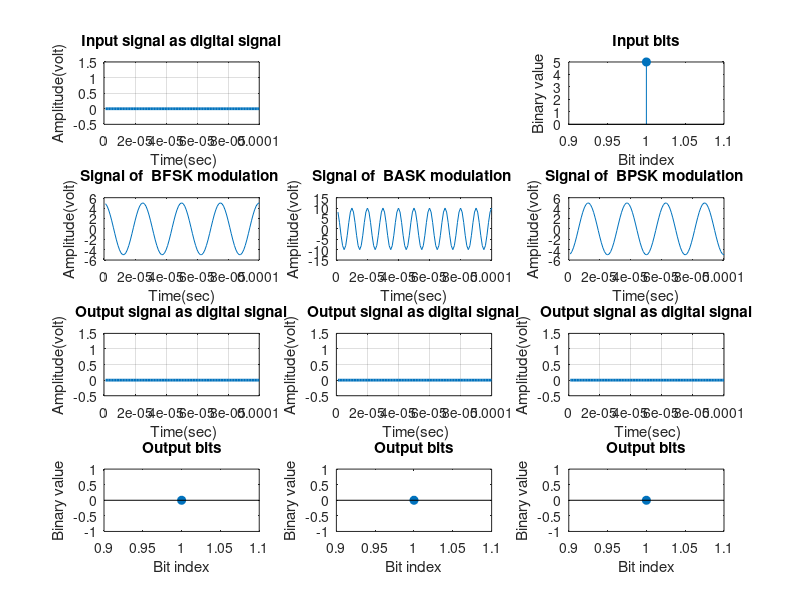

The MATLAB script that drew this image:
% ********************* BFSK modulation and de-modulation ****************%

clc;
clear all;
close all;


% ********************* Define transmitted signal *************************


x_inp = input('Enter Digital Input Information = ');  % binary signal 0 or 1 % message to be transmitted                               
N = length(x_inp);
Tb=0.0001; % bit period (second)   
snr=100;

% ********************* Represent input signal as digital signal ****
x_bit=[]; 
nb=100; % bbit/bit
for n=1:1:N   % 
    if x_inp(n)==1;  % 
       x_bitt=ones(1,nb);
    else x_inp(n)==0;
        x_bitt=zeros(1,nb);
    end
     x_bit=[x_bit x_bitt];
end

t1=Tb/nb:Tb/nb:nb*N*(Tb/nb); % time of the signal 
f1 = figure(1);
set(f1,'color',[1 1 1]);
subplot(4,3,1);
plot(t1,x_bit,'lineWidth',2);grid on;
axis([ 0 Tb*N -0.5 1.5]);
ylabel('Amplitude(volt)');
xlabel(' Time(sec)');
title('Input signal as digital signal');
subplot(4,3,3);
stem(x_inp,'filled');
ylabel('Binary value');
xlabel('Bit index');
title('Input bits');

% ********************* Define BFSK Modulation ****************************
Ac=5;  % Amplitude of carrier signal
mc1=16;  % fc>>fs fc=mc*fs fs=1/Tb
mc2=4;
fc1=mc1*(1/Tb); % carrier frequency for bit 1
fc2=mc2*(1/Tb); % carrier frequency for bit 0
t2=Tb/nb:Tb/nb:Tb;                 
t2L=length(t2);
xf_mod=[];
for (i=1:1:N)
    if (x_inp(i)==1)
        xf_mod0=Ac*cos(2*pi*fc1*t2);%modulation signal with carrier signal 1
    else
        xf_mod0=Ac*cos(2*pi*fc2*t2);%modulation signal with carrier signal 2
    end
    xf_mod=[xf_mod xf_mod0];
end
t3=Tb/nb:Tb/nb:Tb*N;

% ********************* Transmitted signal x ******************************
xf=xf_mod;

% ********************* Channel model h and w *****************************
h=1; % Fading 
w = awgn(xf_mod,snr,'measured')-xf_mod; % Noise

% ********************* Received signal y *********************************
yf=h.*xf+w;
subplot(4,3,4)
plot(t3,yf);
xlabel('Time(sec)');
ylabel('Amplitude(volt)');
title('Signal of  BFSK modulation ');

% ********************* Define BFSK Demodulation **************************
yf_dem=[];
for n=t2L:t2L:length(yf)
  t=Tb/nb:Tb/nb:Tb;
  c_dem1=cos(2*pi*fc1*t); % carrier signal for information 1
  c_dem2=cos(2*pi*fc2*t); % carrier signal for information 0
  yf_dem1=c_dem1.*yf((n-(t2L-1)):n);
  yf_dem2=c_dem2.*yf((n-(t2L-1)):n);
  t4=Tb/nb:Tb/nb:Tb;
  z1=trapz(t4,yf_dem1);  % integration 
  z2=trapz(t4,yf_dem2);  % integration 
  A_dem1=round(2*z1/Tb);
  A_dem2= round(2*z2/Tb);
  if(A_dem1>Ac/2)      % % logic level = (Ac)/2
    a=1;
  else(A_dem2>Ac/2)
    a=0;
  end
  yf_dem=[yf_dem a];
end

xf_out=yf_dem; % output signal;


% *************** Represent output signal as digital signal ***************
xxf_bit=[];
for n=1:length(xf_out);
    if xf_out(n)==1;
       xxf_bitt=ones(1,nb);
    else xf_out(n)==0;
        xxf_bitt=zeros(1,nb);
    end
     xxf_bit=[xxf_bit xxf_bitt];

end
t4=Tb/nb:Tb/nb:nb*length(xf_out)*(Tb/nb);
subplot(4,3,7)
plot(t4,xxf_bit,'LineWidth',2);grid on;
axis([ 0 Tb*length(xf_out) -0.5 1.5]);
ylabel('Amplitude(volt)');
xlabel(' Time(sec)');
title('Output signal as digital signal');
subplot(4,3,10)
stem(xf_out,'filled')
ylabel('Binary value');
xlabel('Bit index');
title('Output bits');


% ********************* Define BASK Modulation ****************************
Ac1=15; % Amplitude of carrier signal for bit 1
Ac2=10; % Amplitude of carrier signal for bit 0
mc=10;  % fc>>fs fc=mc*fs fs=1/Tb 
fc=mc*(1/Tb); % carrier frequency 
t2=Tb/nb:Tb/nb:Tb;                 
t2L=length(t2);
xa_mod=[];
for (i=1:1:N)
    if (x_inp(i)==1)
        xa_mod0=Ac1*cos(2*pi*fc*t2);%modulation signal with carrier signal 1
    else
        xa_mod0=Ac2*cos(2*pi*fc*t2);%modulation signal with carrier signal 2
    end
    xa_mod=[xa_mod xa_mod0];
end
t3=Tb/nb:Tb/nb:Tb*N;

% ********************* Transmitted signal x ******************************
xa=xa_mod;

% ********************* Channel model h and w *****************************
 h=1;
% EbNo = 100;
% w = awgn(0,EbNo,'measured'); % Noise
% ********************* Received signal y *********************************
ya=h.*xa+w;
subplot(4,3,5)
plot(t3,ya);
xlabel('Time(sec)');
ylabel('Amplitude(volt)');
title('Signal of  BASK modulation ');

% ********************* Define BASK Demodulation **************************

ya_dem=[];
for n=t2L:t2L:length(ya)
  t=Tb/nb:Tb/nb:Tb;
  c=cos(2*pi*fc*t); % carrier signal 
  ya_dem0=c.*ya((n-(t2L-1)):n);
  t4=Tb/nb:Tb/nb:Tb;
  z=trapz(t4,ya_dem0); % integration 
  A_dem=round((2*z/Tb));                                     
  if(A_dem>((Ac1+Ac2)/2)) % logic level = (Ac1+Ac2)/2
    A=1;
  else
    A=0;
  end
  ya_dem=[ya_dem A];
end

xa_out=ya_dem; % output signal;

% *************** Represent output signal as digital signal ***************
xxa_bit=[];
for n=1:length(xa_out);
    if xa_out(n)==1;
       xx_bitt=ones(1,nb);
    else xa_out(n)==0;
        xx_bitt=zeros(1,nb);
    end
     xxa_bit=[xxa_bit xx_bitt];

end
t4=Tb/nb:Tb/nb:nb*length(xa_out)*(Tb/nb);
subplot(4,3,8)
plot(t4,xxa_bit,'LineWidth',2);grid on;
axis([ 0 Tb*length(xa_out) -0.5 1.5]);
ylabel('Amplitude(volt)');
xlabel(' Time(sec)');
title('Output signal as digital signal');
subplot(4,3,11)
stem(xa_out,'filled')
ylabel('Binary value');
xlabel('Bit index');
title('Output bits');

% ********************* Define BPSK Modulation ****************************
Ac=5;  % Amplitude of carrier signal
mc=4;  % fc>>fs fc=mc*fs fs=1/Tb
fc=mc*(1/Tb); % carrier frequency for bit 1
fi1=0; % carrier phase for bit 1
fi2=pi; % carrier phase for bit 0
t2=Tb/nb:Tb/nb:Tb;                 
t2L=length(t2);
xp_mod=[];
for (i=1:1:N)
    if (x_inp(i)==1)
        xp_mod0=Ac*cos(2*pi*fc*t2+fi1);%modulation signal with carrier signal 1
    else
        xp_mod0=Ac*cos(2*pi*fc*t2+fi2);%modulation signal with carrier signal 2
    end
    xp_mod=[xp_mod xp_mod0];
end
t3=Tb/nb:Tb/nb:Tb*N;


% ********************* Transmitted signal x ******************************
xp=xp_mod;
% 
% % ********************* Channel model h and w *****************************
% h=1; % Fading 
% w=0; % Noise
% 
% % ********************* Received signal y *********************************
yp=h.*xp+w;
subplot(4,3,6)
plot(t3,yp);
xlabel('Time(sec)');
ylabel('Amplitude(volt)');
title('Signal of  BPSK modulation ');

% ********************* Define BPSK Demodulation **************************

yp_dem=[];
for n=t2L:t2L:length(yp)
  t=Tb/nb:Tb/nb:Tb;
  c=cos(2*pi*fc*t); % carrier signal 
  yp_dem0=c.*yp((n-(t2L-1)):n);
  t4=Tb/nb:Tb/nb:Tb;
  z=trapz(t4,yp_dem0); % integration 
  A_dem=round((2*z/Tb));                                     
  if(A_dem>Ac/2) % logic level = Ac/2
    A=1;
  else
    A=0;
  end
  yp_dem=[yp_dem A];
end

xp_out=yp_dem; % output signal;

% *************** Represent output signal as digital signal ***************
xxp_bit=[];
for n=1:length(xp_out);
    if xp_out(n)==1;
       xxp_bitt=ones(1,nb);
    else xp_out(n)==0;
        xxp_bitt=zeros(1,nb);
    end
     xxp_bit=[xxp_bit xxp_bitt];

end
t4=Tb/nb:Tb/nb:nb*length(xp_out)*(Tb/nb);
subplot(4,3,9)
plot(t4,xxp_bit,'LineWidth',2);grid on;
axis([ 0 Tb*length(xp_out) -0.5 1.5]);
ylabel('Amplitude(volt)');
xlabel(' Time(sec)');
title('Output signal as digital signal');
subplot(4,3,12)
stem(xp_out,'filled')
ylabel('Binary value');
xlabel('Bit index');
title('Output bits');

% **************************** end of program *****************************
